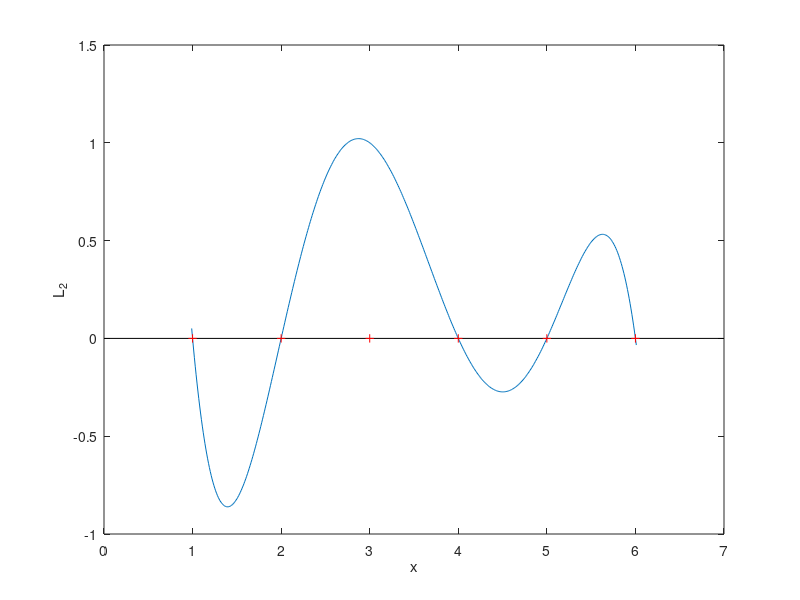

Source code (MATLAB):
% Figure 10.4
% plot ith Lagrange polynomial of degree n based on n+1 data abscissae xx
clear all
clf
xx = 1:1:6;
i = 2;
n = length(xx) - 1;
xi = xx(i+1);
xmin = min(xx); xmax = max(xx);
a = xmin - 0.01;
b = xmax + 0.01;
t = a:.01 : b;

denom = 1;
for k = 0:n
  if k ~= i
    denom = denom * (xi - xx(k+1));
  end
end

for l = 1:length(t)
  li(l) = 1/denom;
  for k = 0:n
    if k ~= i
      li(l) = li(l) * (t(l) - xx(k+1));
    end
  end
end

plot (t,li)
hold on
%title('Lagrange polynomial')
xlabel('x')
ylabel('L_2')
x1 = [.001,6.999];
y1 = [0,0];
plot(x1,y1,'k')
yy = zeros(size(xx));
plot (xx,yy,'r+')
